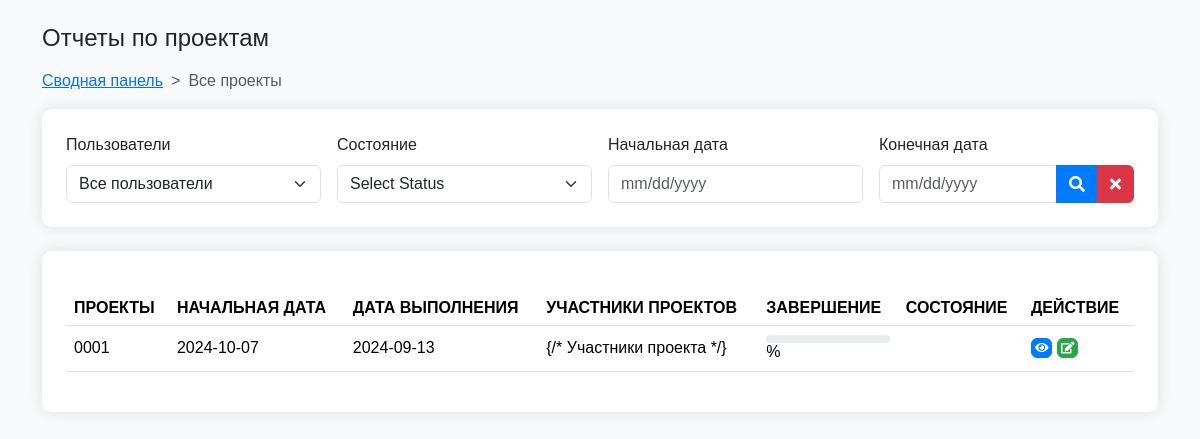
Page /order/report/ on the committed database.
### order/models.py (models this page shows, shortened)
class Order(models.Model):
    class Meta:
        verbose_name= 'Заказы'
        verbose_name_plural = 'Заказы'
    """Заказ клиента"""
    customer = models.ForeignKey(Counterparty, on_delete=models.PROTECT, verbose_name="Клиент")
    name = models.CharField('Названия', max_length=255)
    uuid = models.CharField("Номер заказа", max_length=50, blank=True)
    photo = models.ImageField("Фотография", upload_to='order_photos/', blank=True, null=True)
    order_date = models.DateTimeField("Дата заказа", auto_now_add=True)
    due_date = models.DateField("Срок исполнения")
    created_by = models.ForeignKey(settings.AUTH_USER_MODEL, on_delete=models.SET_NULL, null=True, blank=True,
                                   verbose_name="Создан")
    order_type = models.CharField(
        "Тип заказа",
        max_length=50,
        choices=[
            ("retail", "Розничный"),
            ("wholesale", "Оптовый"),
            ("individual", "Индивидуальный пошив"),
        ],
        null=True
    )
    priority = models.CharField(
        "Приоритет",
        max_length=10,
        choices=[("high", "Высокий"), ("medium", "Средний"), ("low", "Низкий")],
        default="medium",
    )
    sales_channel = models.CharField("Канал продаж", max_length=50, blank=True)
    contact_person = models.CharField("Контактное лицо", max_length=255, blank=True)
    delivery_method = models.CharField(
        "Способ доставки",
        max_length=50,
        choices=[
            ("courier", "Курьер"),
            ("pickup", "Самовывоз"),
            ("post", "Почта России"),
        ],
        blank=True,
    )
    delivery_address = models.TextField("Адрес доставки", blank=True)
    expected_payment_date = models.DateField(
        "Ожидаемая дата оплаты", blank=True, null=True
    )
    discount = models.DecimalField("Скидка", max_digits=10, decimal_places=2, default=0)
    planned_production_start = models.DateField(
        "Планируемая дата начала производства", blank=True, null=True
    )
    planned_shipment_date = models.DateField(
        "Планируемая дата отгрузки", blank=True, null=True
    )
    STATUS_CHOICES = (
        ("new", "Новый"),
        ("in_progress", "В обработке"),
        ("completed", "Выполнен"),
        ("canceled", "Отменен"),
    )
    status = models.CharField("Статус", max_length=20, choices=STATUS_CHOICES, default="new")
    total_amount = models.DecimalField("Общая сумма", max_digits=10, decimal_places=2, default=0)
    account = models.ForeignKey(Account, on_delete=models.CASCADE, null=True, blank=True)
    comments = models.TextField("Комментарии", blank=True)
    total_cost = models.DecimalField("Общая стоимость", max_digits=10, decimal_places=2, default=0, editable=False)
    PAYMENT_STATUS_CHOICES = (
        ('not_paid', 'Не оплачен'),
        ('partially_paid', 'Частично оплачен'),
        ('paid', 'Оплачен'),
    )
    payment_status = models.CharField(
        "Статус оплаты",
        max_length=20,
        choices=PAYMENT_STATUS_CHOICES,
        default='not_paid'
    )
    is_paid = models.BooleanField("Оплачено", default=False)

### order/views.py (the view)
# urls.py: path('report/', views.OrderListView.as_view(), name='report_order'),
class OrderListView(ListView):
    model = Order
    template_name = 'report_order1.html'  # Путь к вашему шаблону
    def get_queryset(self):
        queryset = super().get_queryset()
        query = self.request.GET.get('search')
        if query:
            queryset = queryset.filter(
                Q(name__icontains=query) |  # Поиск по имени заказа
                Q(status__icontains=query)  # Поиск по статусу
            )
        start_date = self.request.GET.get('start_date')
        end_date = self.request.GET.get('end_date')
        if start_date:
            queryset = queryset.filter(order_date__gte=start_date)
        if end_date:
            queryset = queryset.filter(due_date__lte=end_date)
        return queryset
    def get(self, request, *args, **kwargs):
        if request.headers.get('x-requested-with') == 'XMLHttpRequest':
            orders = Order.objects.all()
            orders_data = [
                {
                    'id': order.id,
                    'name': order.name,
                    'order_date': order.order_date.strftime('%Y-%m-%d'),
                    'due_date': order.due_date.strftime('%Y-%m-%d'),
                    'completion': order.completion,
                    'status': order.status
                }
                for order in orders
            ]
            return JsonResponse({'orders': orders_data})
        else:
            return super().get(request, *args, **kwargs)
    def get_context_data(self, **kwargs):
        context = super().get_context_data(**kwargs)
        for order in context['object_list']:
            order.status_class = self.get_status_class(order.status)
        return context
    def get_status_class(self, status):
        status_classes = {
            'Выполнено': 'bg-success',
            'Отменено': 'bg-danger',
            'Заблокировать': 'bg-warning',
            'Выполняется': 'bg-info',
        }
        return status_classes.get(status, 'bg-secondary')  # Класс по умолчанию

### templates/report_order1.html (shortened to what this page needs)
<html lang="en">
 <head>
     {% load static %}
  <link href="https://cdn.jsdelivr.net/npm/bootstrap@5.3.2/dist/css/bootstrap.min.css" rel="stylesheet"/>
  <link href="https://cdnjs.cloudflare.com/ajax/libs/font-awesome/5.15.3/css/all.min.css" rel="stylesheet"/>
    <link rel="stylesheet" href="/css/order.css"/>
 </head>
 <body>
    <div class="container mt-4">
   <h4 class="mb-3">
    Отчеты по проектам
   </h4>
   <nav aria-label="breadcrumb">
    <ol class="breadcrumb">
     <li class="breadcrumb-item">
      <a href="#">
       Сводная панель
      </a>
     </li>
     <li aria-current="page" class="breadcrumb-item active">
      Все проекты
     </li>
    </ol>
   </nav>
   <div class="card p-4 mb-4">
    <div class="row g-3">
     <div class="col-md-3">
      <label class="form-label" for="users">
       Пользователи
      </label>
      <select class="form-select" id="users">
       <option>
        Все пользователи
       </option>
      </select>
     </div>
     <div class="col-md-3">
      <label class="form-label" for="status">
       Состояние
      </label>
      <select class="form-select" id="status">
       <option>
        Select Status
       </option>
      </select>
     </div>
     <div class="col-md-3">
      <label class="form-label" for="startDate">
       Начальная дата
      </label>
      <input class="form-control" id="startDate" placeholder="mm/dd/yyyy" type="text"/>
     </div>
     <div class="col-md-3">
      <label class="form-label" for="endDate">
       Конечная дата
      </label>
      <div class="input-group">
       <input class="form-control" id="endDate" placeholder="mm/dd/yyyy" type="text"/>
       <button class="btn btn-primary" type="button">
        <i class="fas fa-search">
        </i>
       </button>
       <button class="btn btn-danger" type="button">
        <i class="fas fa-times">
        </i>
       </button>
      </div>
     </div>
    </div>
   </div>
    <div class="card p-4">
      <table class="table table-hover">
        <thead>
          <tr>
            <th>ПРОЕКТЫ</th>
            <th>НАЧАЛЬНАЯ ДАТА</th>
            <th>ДАТА ВЫПОЛНЕНИЯ</th>
            <th>УЧАСТНИКИ ПРОЕКТОВ</th>
            <th>ЗАВЕРШЕНИЕ</th>
            <th>СОСТОЯНИЕ</th>
            <th>ДЕЙСТВИЕ</th>
          </tr>
        </thead>
        <tbody>
          {% for order in object_list %}
            <tr>
              <td>{{ order.uuid }}</td>
              <td>{{ order.order_date|date:"Y-m-d" }}</td>
              <td>{{ order.due_date|date:"Y-m-d" }}</td>
              <td>{/*  Участники проекта  */}</td>
              <td>
                <div class="progress">
                </div>
                {{ order.completion }}%
              </td>
              <td><span class="badge {{ status_class }}">{{ order.status }}</span></td>
              <td>
                <button class="btn btn-icon btn-primary" onclick="viewOrder({{ order.id }})"><i class="fas fa-eye"></i></button>
                <button class="btn btn-icon btn-success" onclick="editOrder({{ order.id }})"><i class="fas fa-edit"></i></button>
              </td>
            </tr>
          {% endfor %}
        </tbody>
      </table>
    </div>
  </div>
</body>
</html>

### static/css/order.css (style rules this page uses)
body { background-color: #f8f9fa; font-family: Arial, sans-serif; }
.breadcrumb { background-color: transparent; padding: 0; margin-bottom: 1rem; }
.breadcrumb-item + .breadcrumb-item::before { content: ">"; }
.card { border: none; border-radius: 10px; box-shadow: 0 0 15px rgba(0, 0, 0, 0.1); }
.table th, .table td { vertical-align: middle; }
.progress { height: 8px; border-radius: 5px; }
.badge { font-size: 0.9rem; padding: 0.5em 0.75em; }
.btn-icon { padding: 0.25em; font-size: 0.75rem; }
.btn-primary { background-color: #007bff; border-color: #007bff; }
.btn-success { background-color: #28a745; border-color: #28a745; }
.btn-danger { background-color: #dc3545; border-color: #dc3545; }

### rows in the picture
Order: uuid "0001", order_date "2024-10-07", due_date "2024-09-13"
